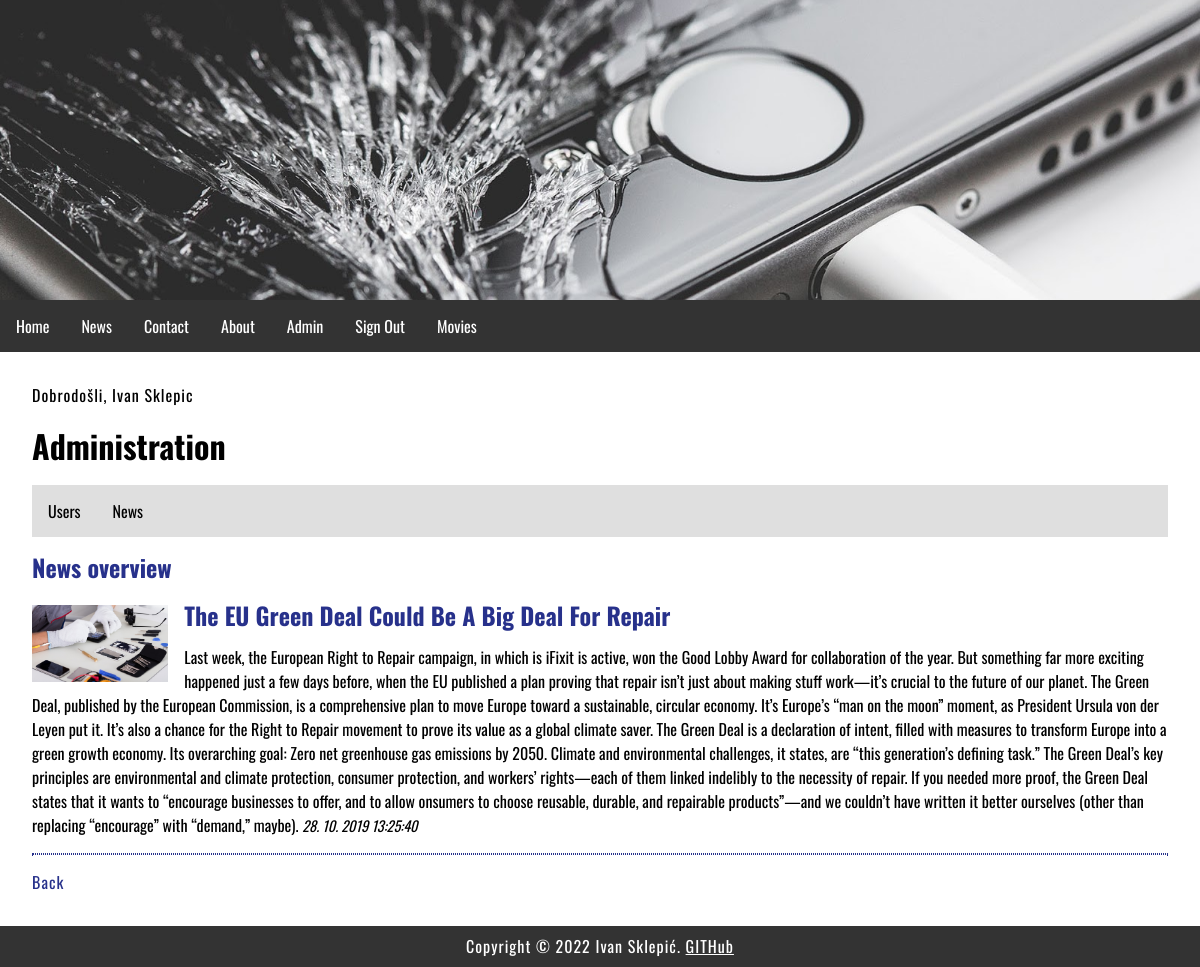
/index.php?menu=7&action=2&id=2 (signed in), run on the app's committed database.
### tables this page shows
CREATE TABLE `news` (
  `id` int(11) NOT NULL,
  `title` varchar(255) NOT NULL,
  `description` text NOT NULL,
  `date` timestamp NOT NULL DEFAULT CURRENT_TIMESTAMP ON UPDATE CURRENT_TIMESTAMP,
  `picture` varchar(255) NOT NULL,
  `archive` enum('Y','N') NOT NULL
);

### functions.php (called while the page is built)
<?php
	function pickerDateToMysql($pickerDate){
		$date = DateTime::createFromFormat('Y-m-d H:i:s', $pickerDate);
		return $date->format('d. m. Y H:i:s');
	}
?>

### admin/news.php (the view, shortened to what this page needs)
<?php
	if (isset($_GET['id']) && $_GET['id'] != '') {
		$query  = "SELECT * FROM news";
		$query .= " WHERE id=".$_GET['id'];
		$query .= " ORDER BY date DESC";
		$result = @mysqli_query($MySQL, $query);
		$row = @mysqli_fetch_array($result);
		print '
		<h2>News overview</h2>
		<div class="news">
			<img src="news/' . $row['picture'] . '" alt="' . $row['title'] . '" title="' . $row['title'] . '">
			<h2>' . $row['title'] . '</h2>
			' . $row['description'] . '
			<time datetime="' . $row['date'] . '">' . pickerDateToMysql($row['date']) . '</time>
			<hr>
		</div>
		<p><a href="index.php?menu='.$menu.'&amp;action='.$action.'">Back</a></p>';
	}
?>

### style.css (style rules this page uses)
body, html { font-family: 'Oswald', sans-serif; margin: 0; font-size: 16px; }
h1,h2 { margin: 0.5em 0; font-size: 2em; }
h2 { font-size: 1.5em; color: #27318b; }
main a { color: #27318b; text-decoration: none; }
p { margin: 1em 0; line-height: 1.4em; letter-spacing: 1px; }
.news img { width: 12%; float: left; padding: 0.5em 0; margin: 0 1em 0 0; }
.news h2 { margin: 0.5em 0; font-size: 1.5em; color: #27318b; }
.news hr { margin: 1em 0; border: 1px dotted #27318b; clear: both; }
.news time { font-size: 90%; font-style: italic; }
img { width: 100%; }

### data on the page
news: picture (picture), title "The EU Green Deal Could Be A Big Deal For Repair", description "Last week, the European Right to Repair campaign, in which is iFixit is active, won the Good Lobby Award for collaboration of the year. But something far more exciting happened just a few days before, when the EU published a plan proving that repair isn’t just about making stuff work—it’s crucial to the future of our planet. The Green Deal, published by the European Commission, is a comprehensive plan to move Europe toward a sustainable, circular economy. It’s Europe’s “man on the moon” moment, as President Ursula von der Leyen put it. It’s also a chance for the Right to Repair movement to prove its value as a global climate saver. The Green Deal is a declaration of intent, filled with…", date "28. 10. 2019 13:25:40"

### other printed values
$_SESSION['message'] "Dobrodošli, Ivan Sklepic"
